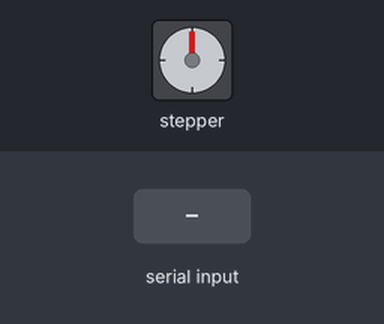
Bench run of a sketch on a simulated Arduino Uno, built with avr-gcc and run on an emulated ATmega328P. On the bench: stepper motor. Wiring (inferred from the names in the program): stepper motor driver (400 steps per turn assumed): step pin 8; direction pin 9; enable pin 12. Inputs (shaded band) come from the test bench.

Above: at 1.2 s.
1.3 s: byte 30 received over Serial
At 2.7 s:
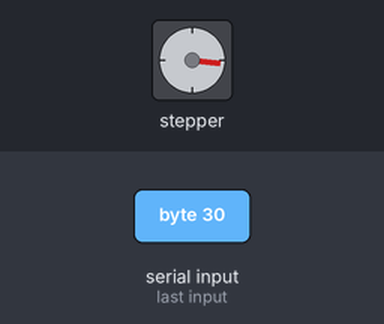
3.0 s: byte 90 received over Serial
At 3.9 s:
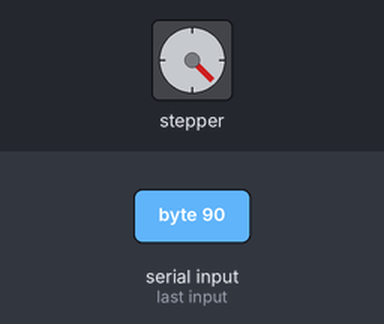
4.5 s: byte 120 received over Serial
At 4.9 s:
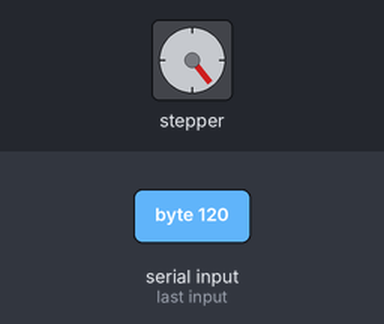
6.0 s: byte 30 received over Serial
At 7.4 s:
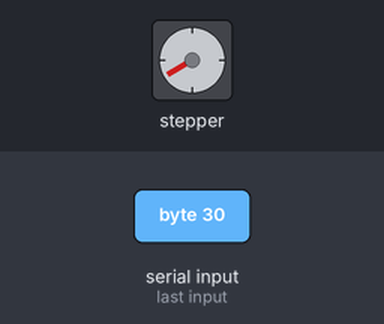
7.7 s: byte 90 received over Serial
At 8.6 s:
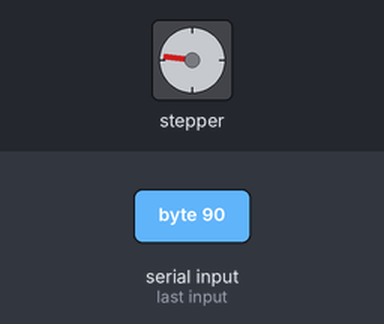
9.2 s: byte 120 received over Serial
At 9.7 s:
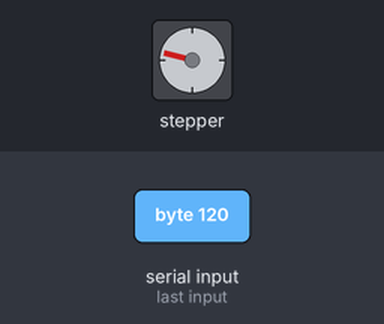
Timing chart, 0 to 11.7 s (numbered marks = the images above; inputs shaded):
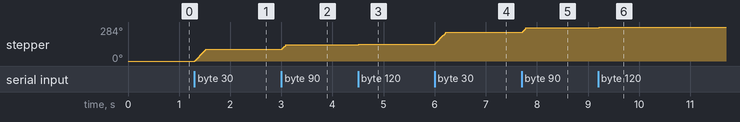

Measured:
- after the input at 1.3 s, stepper: turns 97° clockwise in 0.21 s, starting at once
- after the input at 3.0 s, stepper: turns 38° clockwise, starting at once
- after the input at 4.5 s, stepper: goes 136° 0.01 s, then 142°, starting at once
- after the input at 6.0 s, stepper: turns 97° clockwise in 0.22 s, starting at once
- after the input at 7.7 s, stepper: turns 38° clockwise, starting at once
- after the input at 9.2 s, stepper: goes 278° 0.01 s, then 284°, starting at once

The sketch:

sketch_jan04a.ino
```cpp
//Declare pin functions on Redboard
#define stp 8
#define dir 9
#define MS1 10
#define MS2 11
#define MS3 4
#define EN  12
int step_mode = 1;
int steps_per_revolution = 400;
int dt = 1;
int offset = 128;

int i = 0;
int step_modes[] = {1, 1, 1, 1, 1, 2, 2, 2, 2, 2, 4, 4, 4, 4, 4, 8, 8, 8, 8, 8};
int dts[] = {1, 3, 5, 7, 10, 1, 3, 5, 7, 10, 1, 3, 5, 7, 10, 1, 3, 5, 7, 10, 1, 3, 5, 7, 10};

//Declare variables for functions
int x;
int y;
int state;


void setup() {
  pinMode(stp, OUTPUT);
  pinMode(dir, OUTPUT);
  pinMode(MS1, OUTPUT);
  pinMode(MS2, OUTPUT);
  pinMode(MS3, OUTPUT);
  pinMode(EN, OUTPUT);
  resetEDPins(); //Set step, direction, microstep and enable pins to default states
  Serial.begin(9600); //Open Serial connection for debugging
}

//Main loop
void loop() {
  if(Serial.available() > 0){
    while(Serial.available() > 1){
      Serial.read();
    }//     WAIT FOR LAST INPUT*/
    int user_input = (int)Serial.read(); //Read user input and trigger appropriate function
    if (user_input == -1){
      i++;
      dt = dts[i];
      step_mode = step_modes[i];
      Serial.print(dt + ", " + step_mode);
    }else{
      digitalWrite(EN, LOW); //Pull enable pin low to allow motor control
      //sSerial.print(user_input);
      Step(user_input);
      resetEDPins();
    }
  }
}

//Reset Easy Driver pins to default states
void resetEDPins()
{
  digitalWrite(stp, LOW);
  digitalWrite(dir, LOW);
  if (step_mode == 1){
    digitalWrite(MS1, LOW);
    digitalWrite(MS2, LOW);
  }else if (step_mode == 2){
    digitalWrite(MS1, HIGH);
    digitalWrite(MS2, LOW);
  }else if (step_mode == 4){
    digitalWrite(MS1, LOW);
    digitalWrite(MS2, HIGH);
  }else if (step_mode == 8){
    digitalWrite(MS1, HIGH);
    digitalWrite(MS2, HIGH);
  }
  //digitalWrite(MS3, LOW);
  //digitalWrite(EN, HIGH);
}

void Step(int angle){
  angle -= offset;
  int steps = int(angle/360.0*steps_per_revolution * step_mode);
  //Serial.print(steps);
  if (steps > 0){
    digitalWrite(dir, LOW);
  }else{
    digitalWrite(dir, HIGH);
  }
  for(x = 0; x<abs(steps); x++)  //Loop the forward stepping enough times for motion to be visible
  {
    //Serial.print("s");
    digitalWrite(stp,HIGH); //Trigger one step forward
    delay(dt);
    digitalWrite(stp,LOW); //Pull step pin low so it can be triggered again
    delay(dt);
  }
}
```
